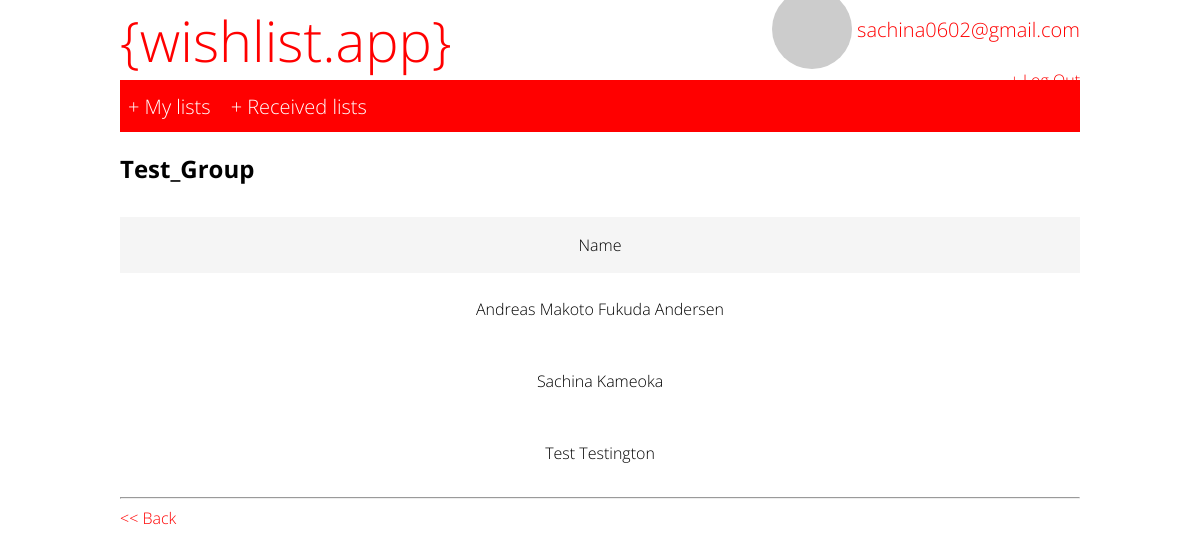
The app's page /groups/2/group_members (signed in) with its own data.
### accounts/models.py (models this page shows, shortened)
class CustomUser(AbstractUser):
    username = None
    groups = models.ManyToManyField(
        'groups.CustomGroup',
        verbose_name='groups',
        blank=True,
        related_name="user_set",
        related_query_name="user",
    )
    email = models.EmailField(
        'email address',
        blank=False,
        null=False,
        unique=True
    )
    USERNAME_FIELD='email'
    REQUIRED_FIELDS=[]
    objects = CustomUserManager()
    first_name = models.CharField(
        max_length=30,
        null=True,
        blank=True,
    )
    last_name = models.CharField(
        max_length=30,
        null=True,
        blank=True,
    )
    is_leader = models.BooleanField(
        default=False,
    )
    assigned_to = models.ForeignKey(
        'CustomUser',
        null=True,
        blank=True,
        on_delete=models.CASCADE,
        related_name='assignments',
    )
    responsible_by = models.ForeignKey(
        'CustomUser',
        null=True,
        blank=True,
        on_delete=models.CASCADE,
        related_name='responsibilities',
    )
    is_self_responsible = models.BooleanField(
        default=True
    )
    def get_gravatar(self):
        md5 = hashlib.md5(self.email.encode())
        digest = md5.hexdigest()
        SIZE = 30
        return f'http://www.gravatar.com/avatar/{digest}?s={SIZE}'
    def check_multi_responsible(self):
        responsibilities = CustomUser.objects.filter(responsible_by=self.pk)
        return len(responsibilities) > 1

### groups/views.py (the view)
# urls.py: path('<int:pk>/group_members', GroupMembersListView.as_view(), name='group_members'),
class GroupMembersListView(
    LoginRequiredMixin, UserPassesTestMixin, ListView):
    model = CustomUser
    context_object_name = 'group_members'
    template_name = 'group/members.html'
    def get_queryset(self):
        group = CustomGroup.objects.get(id=self.kwargs['pk'])
        return group.user_set.all()
    def get_context_data(self, **kwargs):
        data = super().get_context_data(**kwargs)
        group = CustomGroup.objects.get(id=self.kwargs['pk'])
        data['group_id'] = group.id
        data['group_name'] = group.name
        data['invite_form'] = GroupMemberInviteForm()
        data['create_form'] = GroupMemberCreateForm()
        data['leader'] = group.leader == self.request.user
        data['leader_id'] = self.request.user.id
        return data
    def test_func(self):
        group = CustomGroup.objects.get(id=self.kwargs['pk'])
        return self.request.user in group.user_set.all()

### templates/group/members.html (shortened to what this page needs)
{% extends 'base.html' %}
{% load static %}
{% block content %}
    <h2>{{ group_name }}</h2>
    <table class="list">
        <tr class="list-top">
            <td class="members-list-name">
                Name
            </td>
        </tr>
        {% for user in object_list %}
            <tr class="list-entry">
                <td class="members-list-name">
                    {{ user.first_name }} {{ user.last_name }}
                </td>
            </tr>
        {% empty %}
            <tr class="list-bottom">
                <td class="list_empty">
                    No members found
                </td>
            </tr>
        {% endfor %}
    </table>
    <hr>
    <span class="option">
        <a href="{% url 'my_groups' %}">&lt;&lt; Back</a>
    </span>
{% endblock content %}

### templates/base.html (shortened to what this page needs)
<!DOCTYPE html>
{% load static %}
<html>
    <head>
        <link rel="stylesheet" href="{% static 'css/base.css' %}">
    </head>
    <body>
        <header class="container">
            <div class="top">
                <span class="title"><a href="{% url 'home' %}">{wishlist.app}</a></span>
                <div class="login">
                    {% if user.is_authenticated %}
                        <span class="login-item">
                            <span class="login-text-gravatar">
                                <img src="{{ user.get_gravatar }}" id="gravatar">
                                <a href="{% url 'home' %}">{{ user.email }}</a>
                            </span>
                        </span>
                        <span class="login-item">
                            <a href="{% url 'logout' %}">+ Log Out</a>
                        </span>
                    {% endif %}
            </div>
        </header>
        <div class="container">
            <div class="navbar">
                {% if user.is_authenticated %}
                    <div class="navbar-item">
                        {% if user.check_multi_responsible %}
                            <a href="{% url 'my_lists' %}">+ My lists</a>
                        {% else %}
                            <a href="{% url 'wish_list' user.id %}">+ My lists</a>
                        {% endif %}
                    </div>
                    <div class="navbar-item">
                        <a href="{% url 'received_lists' %}">+ Received lists</a>
                    </div>
                {% endif %}
            </div>
        </div>
        <div class="container">
            <div class="main">
                {% block content %}
                {% endblock content %}
            </div>
        </div>
    </body>
</html>

### static/css/base.css (style rules this page uses)
body { font-family: 'Open Sans', sans-serif; font-weight: 300; margin: 0; }
.container { max-width: 60rem; width: 80%; margin: 0 auto 0 auto; }
.top { height: 5rem; margin: 0 auto 0 auto; display: flex; flex-direction: row; justify-content: space-between; align-items: center; }
.title { display: inline-block; order: 1; flex-grow: 1; font-size: 3.5em; }
.login { order: 2; display: flex; flex-direction: column; justify-content: center; align-items: flex-end; }
.login-item { flex-grow: 1; }
.login-text-gravatar { display: flex; flex-direction: row; justify-content: space-between; align-items: center; font-size: 1.25em; }
#gravatar { border-radius: 50%; margin-right: 0.25em; }
.navbar { height: 2.25rem; display: flex; flex-direction: row; justify-content: space-start; align-items: center; background-color: red; padding: 0.5em; }
.navbar-item { display: inline-block; font-size: 1.25em; margin: 0 1em 0 0; }
.navbar-item a { color: white; }
.main { margin: 1em auto 0 auto; }
a { color: red; text-decoration: none; }
.list { width: 100%; text-align: center; background-color: whitesmoke; margin: 2em auto 0.25em auto; border-spacing: 0em 0.05em; }
.list-top { height: 3.5em; }
.list-entry { height: 4.5rem; background-color: white; }
.members-list-name { width: 35%; text-align: center; padding: 0.5em 2em; }
.option { margin: 0 0.5em 0 0; }

### records on screen
CustomUser: email "sachina0602@gmail.com", first_name "Sachina", last_name "Kameoka"
CustomUser: first_name "Andreas Makoto Fukuda", last_name "Andersen"
CustomUser: first_name "Test", last_name "Testington"

### other values on screen
{{ group_name }} "Test_Group"
